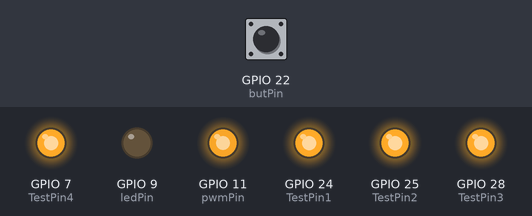
The program below on a simulated Raspberry Pi (BCM pin numbers). Parts: output pins drawn as LEDs (lit = HIGH). Dashed ring = blinking. The test bench sets the inputs (shaded band); at power-on: GPIO 22 (butPin) HIGH. What the program prints to the terminal is not drawn.

Above: at 1.2 s.
1.3 s: GPIO 22 (butPin) pulled LOW for 0.15 s
At 1.31 s:
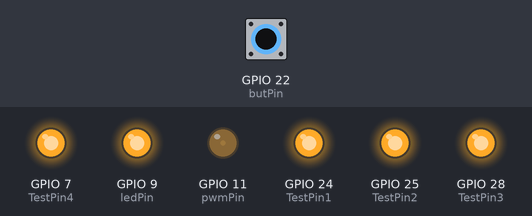
2.9 s: GPIO 22 (butPin) pulled LOW for 3.2 s
At 2.98 s:
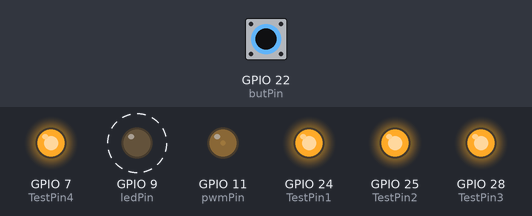
Timing chart, 0 to 7.7 s (numbered marks = the images above; inputs shaded):
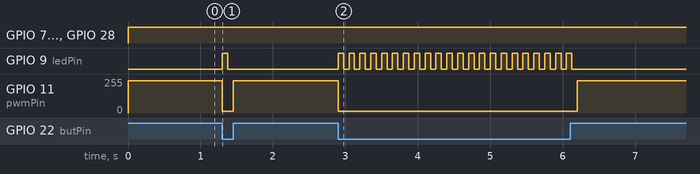

Measured:
- after the input at 1.3 s, GPIO 9 (ledPin): LOW → HIGH at once, → LOW 0.08 s later; GPIO 11 (pwmPin): 242/255 → 13/255 at once, → 242/255 0.15 s later
- after the input at 2.9 s, GPIO 9 (ledPin): alternates HIGH for 0.08 s and LOW for 0.08 s, 44 changes in all, then stays LOW, starting at once; GPIO 11 (pwmPin): 242/255 → 13/255 at once, → 242/255 3.3 s later

The program:

blinky.py
```python
# External module imports
import RPi.GPIO as GPIO
import time

# Pin Definitons:
pwmPin = 11 # Broadcom pin 11 (P1 pin 23)
ledPin = 9 # Broadcom pin 23 (P1 pin 21)
butPin = 22 # Broadcom pin 22 (P1 pin 15)

TestPin1=24
TestPin2=25
TestPin3=28
TestPin4=7


dc = 95 # duty cycle (0-100) for PWM pin

# Pin Setup:
GPIO.setmode(GPIO.BCM) # Broadcom pin-numbering scheme


GPIO.setup(ledPin, GPIO.OUT) # LED pin set as output
GPIO.setup(TestPin1, GPIO.OUT)
GPIO.setup(TestPin2, GPIO.OUT)
GPIO.setup(TestPin3, GPIO.OUT)
GPIO.setup(TestPin4, GPIO.OUT)


GPIO.setup(pwmPin, GPIO.OUT) # PWM pin set as output


pwm = GPIO.PWM(pwmPin, 50)  # Initialize PWM on pwmPin 100Hz frequency
GPIO.setup(butPin, GPIO.IN, pull_up_down=GPIO.PUD_UP) # Button pin set as input w/ pull-up

# Initial state for LEDs:
GPIO.output(ledPin, GPIO.LOW)
pwm.start(dc)

print("Here we go! Press CTRL+C to exit")
try:
    while 1:

        GPIO.output(TestPin1, GPIO.HIGH)
        GPIO.output(TestPin2, GPIO.HIGH)
        GPIO.output(TestPin3, GPIO.HIGH)
        GPIO.output(TestPin4, GPIO.HIGH)

        if GPIO.input(butPin): # button is released
            pwm.ChangeDutyCycle(dc)
            GPIO.output(ledPin, GPIO.LOW)
        else: # button is pressed:
            pwm.ChangeDutyCycle(100-dc)
            GPIO.output(ledPin, GPIO.HIGH)
            time.sleep(0.075)
            GPIO.output(ledPin, GPIO.LOW)
            time.sleep(0.075)
except KeyboardInterrupt: # If CTRL+C is pressed, exit cleanly:
    pwm.stop() # stop PWM
    GPIO.cleanup() # cleanup all GPIO
```
